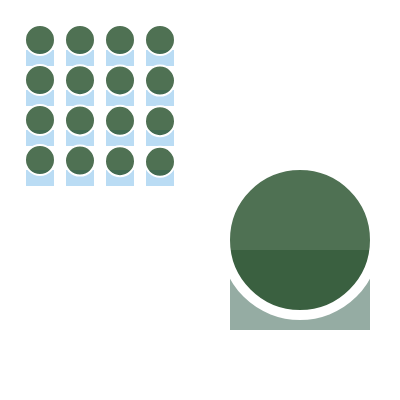
Frame 1 (no input)
Frame 60 (no input): identical to frame 1, image omitted
Frame 120 (the mouse pressed at the canvas centre since frame 60): identical to frame 1, image omitted

The p5.js sketch that drew this single still picture (run headless with seeded random() and noise() and a simulated clock; from frame 60 on, the mouse is pressed at the canvas centre):

// p5.js sketch
// ── sketch.js
/*
clase 7 Interacción mouse

Crear interacción humano-computadora se puede lograr por medio del mouse
como vínculo entre las dos partes.

P5JS tiene varias maneras de hacer esto, veremos las más útiles:

--------------------------------------------------------------------------------
- Coordenadas del mouse
https://p5js.org/reference/#/p5/mouseX
https://p5js.org/reference/#/p5/mouseY

Las funciones mouseX y mouseY entregan el valor entero de la posición del mouse
en relación al origen (0, 0) del canvas. Esto nos permite por ejemplo posicionar
elementos en la posición del mouse, para eso tenemos usar el mouse en conjunto
con booleanas activadas por el teclado para dejar las coordenadas como
información de las variables que estamos usando.

Sintaxis
mouseX mouseY

Ejemplo
let posx, posy, guardar_pos

if (guardar_pos == true) {		// si la condición es verdadera
	posx = mouseX				// posx toma el valor del mouse en x
	posy = mouseY				// posy toma el valor del mouse en y
	guardar_pos = false			// se modifica la condición
}

if(key == 'p') {
	guardar_pos = true
}


--------------------------------------------------------------------------------
- Click del mouse
https://p5js.org/reference/#/p5/mouseClicked

Se llama a la función cada vez que el botón del mouse se presiona y luego suelta
Funciona solamente con el botón izquierdo del mouse, su uso puede gatillar:
- cambios en booleanas: cuando se hace click cambia de true = !true (false)
- sumar valores de variables globales: cambiar tamaños, rotación, lista de color

Sintaxis
function mouseClicked() {
	declaraciones

  return false;		// prevent default
}

Ejemplo
let indice
let coloresLista = []

fill(coloresLista[indice])

// función global
function mouseClicked() {
	indice++		// cambia el indice por 1 y cambia el color de la lista

  return false;		// prevent default
}


--------------------------------------------------------------------------------
- Rueda del mouse
https://p5js.org/reference/#/p5/mouseWheel

Función global que permite utilizar la rueda del mouse o el trackpad, el valor
que entrega es importante imprimirlo en la consola para poder darle uso.
Entrega valores positivos y negativos en relación al movimiento de la rueda,
y un factor que varia dependiendo del dispositovo utilizado.
Su estructura tiene un parámetro que gatilla la lectura de la rueda y es la
variable que se utiliza.

Sintaxis
function mouseWheel(evento) {
  print(evento.delta);
  declaraciones
  //return false; 		  //descomentar para bloquear scroll en página
}

Ejemplo
function mouseWheel(evento) {
  print(evento.delta);
  escala += (evento.delta * 0.01)
  //return false; 		  //descomentar para bloquear scroll en página
}

*/

// variables del curso
let a, b, c, d
let posx, posy, guardar_pos
let indice
let coloresLista = []

// ---- variables del programa
let spaceEnableX, spaceEnableY, spaceX, spaceY, escala

function setup() {
  	createCanvas(400, 400)
  	a = 30
  	b = 4
  	c = 4
	d = 0
	posx = width * .75
	posy = height * .5
	coloresLista[0] = color('#95aca3')
	coloresLista[1] = color('#deb23a')
	coloresLista[2] = color('#cc585c')
	coloresLista[3] = color('#bfe55d')
	indice = 0

	// --- variables del programa
	spaceEnableX = spaceEnableY = false
	spaceX = spaceY = .1
	escala = .2
}

function draw() {
	background(255)
	textSize(20);
	text(key, 10, height* .9)					// muestra letra en uso

	for(let i = 0; i < b; i++) {
      for (let j = 0; j < c; j++) {
        push()
        translate(width * (i+1)*spaceX, height * (j+1)*spaceY)
        scale(escala)                           	// disminuir tamaño
        modulo('#BADCF4', a, .8, i*j)      		// llamado de la función
        pop()
      }
    }

	if (guardar_pos == true) {		// si la condición es verdadera
		posx = mouseX				// posx toma el valor del mouse en x
		posy = mouseY				// posy toma el valor del mouse en y
		guardar_pos = false			// se modifica la condición
	}

	// dar la vuelta en el indice
	if (indice >= coloresLista.length) {
		indice = 0
	}

	push()
	translate(posx, posy)
	rotate(radians(d))
  	modulo(coloresLista[indice], 30, .8, 40)           	// llamado de la función
	pop()

}


// Teclado alfanumérico
function keyTyped() {
  if (key === 's') { // aumenta tamaño general
    a += 10
  } else if (key === 'A') { // disminuye tamaño general
    a -= 10
  } else if (key === 'r') {
    d += 10 // rotación en 10 grados
  } else if (key === 'p') { // cambio de posición al mouse
    guardar_pos = true
	} else if (key === '1') {
	spaceEnableX = !spaceEnableX
} else if (key === '2') {
	spaceEnableY = !spaceEnableY
	}
}

// Teclas especiales
function keyPressed() {
  if (keyCode === UP_ARROW) {
    b++ // aumenta columnas
  } else if (keyCode === DOWN_ARROW) {
    b-- // disminuye columnas
  }
}

// función global
function mouseClicked() {
  print(coloresLista.length, indice)
  indice++ // cambia el indice por 1 y cambia el color de la lista
  return false; // prevent default
}

// rueda del mouse
function mouseWheel(evento) {
  	print(evento.delta);
  		   if (spaceEnableX) { spaceX += (evento.delta * 0.01)	}
  	  else if (spaceEnableY) { spaceY += (evento.delta * 0.01)	}
      else {escala += (evento.delta * 0.01)					}

  //return false; 		  //descomentar para bloquear scroll en página
}

// Descripción de la función
function modulo (color_1, f_size, trans, crl_pos) {
  stroke(255)                             // línea blanca
  strokeWeight(10)                        // grosor de línea

  fill(color_1)                           // un rectángulo verde aebajo
  rectMode(CENTER)
  rect(0, f_size * 3, f_size * 5, f_size * 3)
  fill(35, 78, 40, 255 * trans)           // un círculo azul arriba
  circle(0, crl_pos, f_size * 5)
}
